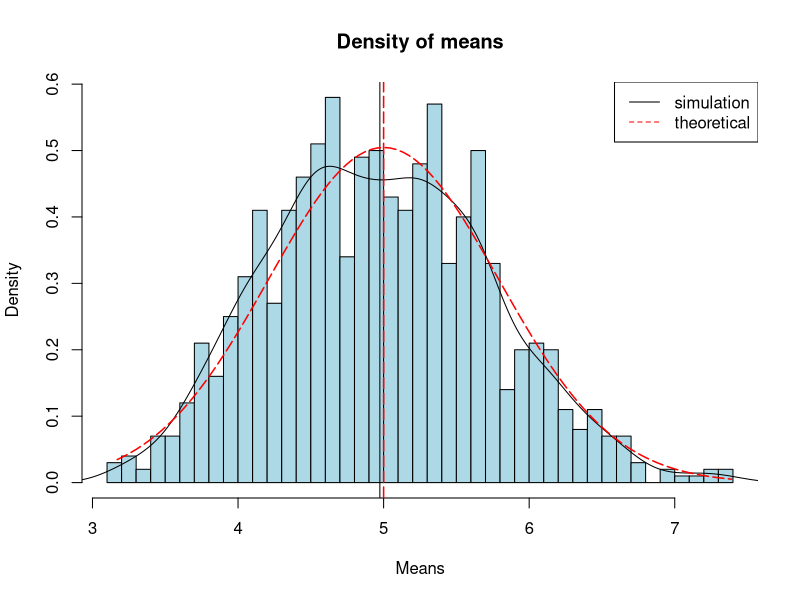
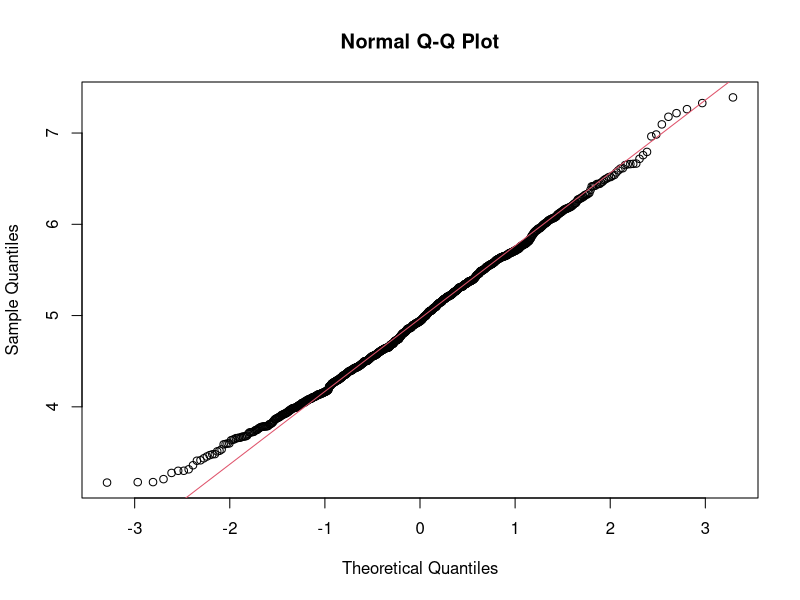

R code for these plots, in order:
## ---- chunk 1
# Set seed for reproducibility
set.seed(1234)

# lambda of 0.2
lambda <- 0.2
# 40 exponentials
n <- 40
# thousand (1000) simulations
simulations <- 1000

# simulation of exponentials
sim_exps <- replicate(simulations, rexp(n, lambda))

# mean of simulation
mean_exps <- apply(sim_exps, 2, mean)
## ---- chunk 2
# sample mean
sample_mean <- mean(mean_exps)
sample_mean

# theoretical mean
theo_mean <- 1/lambda
theo_mean
## ---- chunk 3
# standard deviation of distribution
sd_dist <- sd(mean_exps)
sd_dist

# standard deviation of theoretical expression
sd_theo <- 1/lambda/sqrt(n)
sd_theo

# variance of distrubution
var_dist <- sd_dist^2
var_dist

# variance of theoretical expression
var_theo <- sd_theo^2
var_theo
## ---- chunk 4
xfit <- seq(min(mean_exps), max(mean_exps), length=100)
yfit <- dnorm(xfit, mean=theo_mean, sd=sd_theo)
hist(mean_exps,
     breaks=n,
     prob = T,
     col ="lightblue",
     xlab = "Means",
     ylab = "Density",
     main = "Density of means")

# Add Sample mean
abline(v=sample_mean)
# Add density of the averages of samples
lines(density(mean_exps))
# Add normal curve
lines(xfit, yfit, lwd=1.5, pch=22, col="red", lty=5)
# Add theoretical center of distribution
abline(v=theo_mean, lwd=1.5, pch=22, col="red", lty=5)
# Add legend
legend('topright', c("simulation", "theoretical"), lty=c(1,2), col=c("black", "red"))

# compare the distribution to a normal distribution
qqnorm(mean_exps)
qqline(mean_exps, col = 2)
